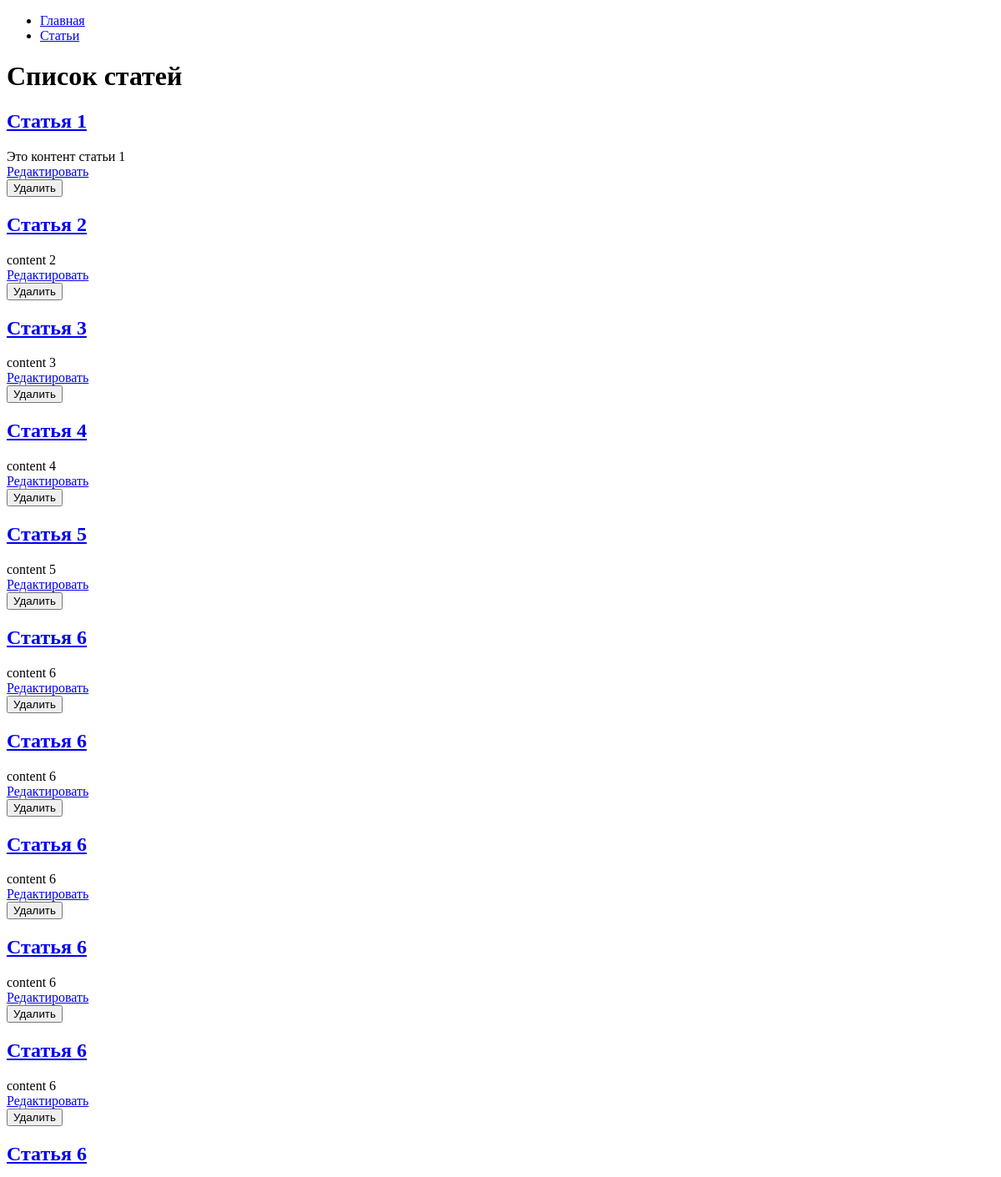
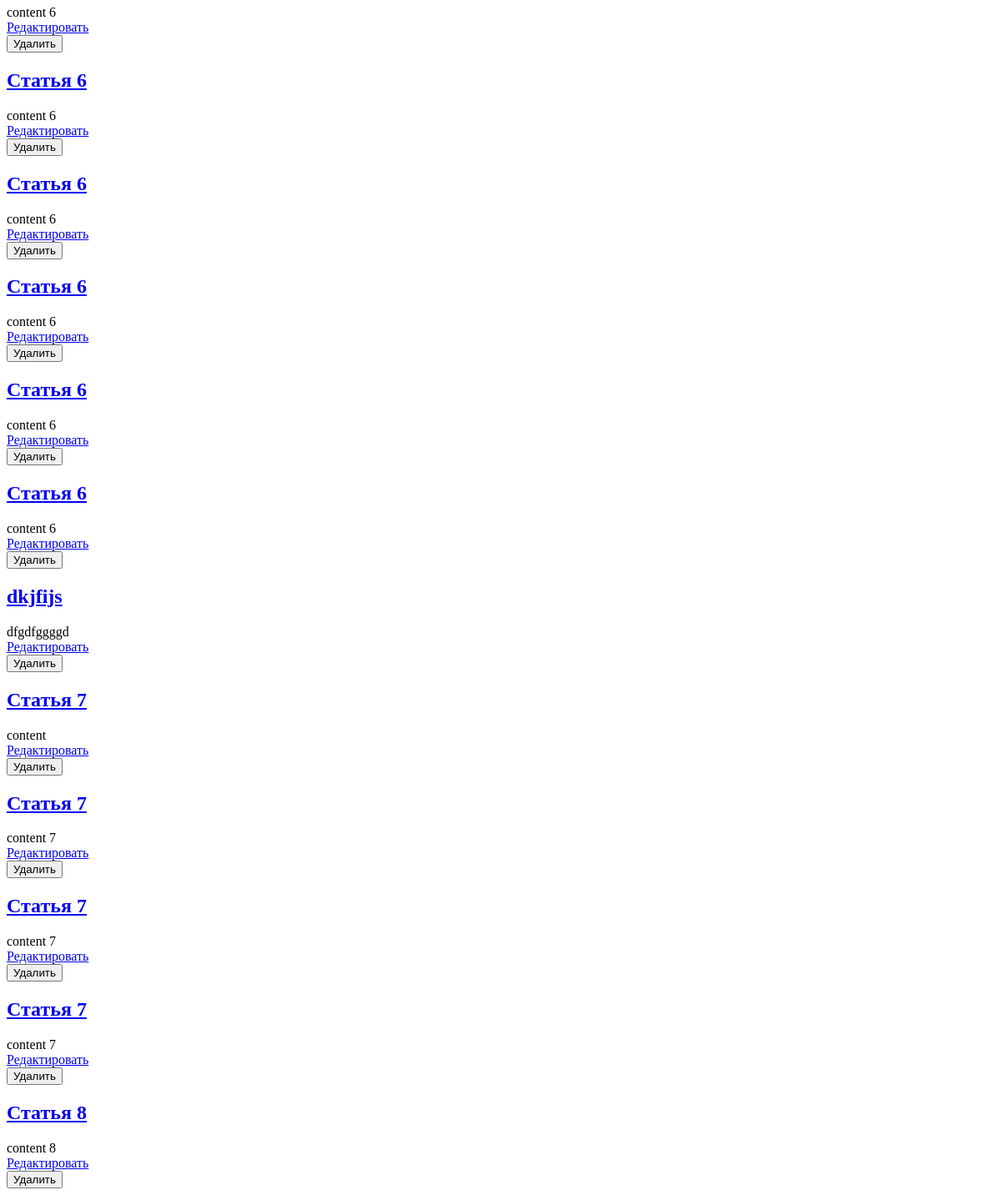
The page /articles/ on the database as committed earlier (2 pictures, top to bottom).
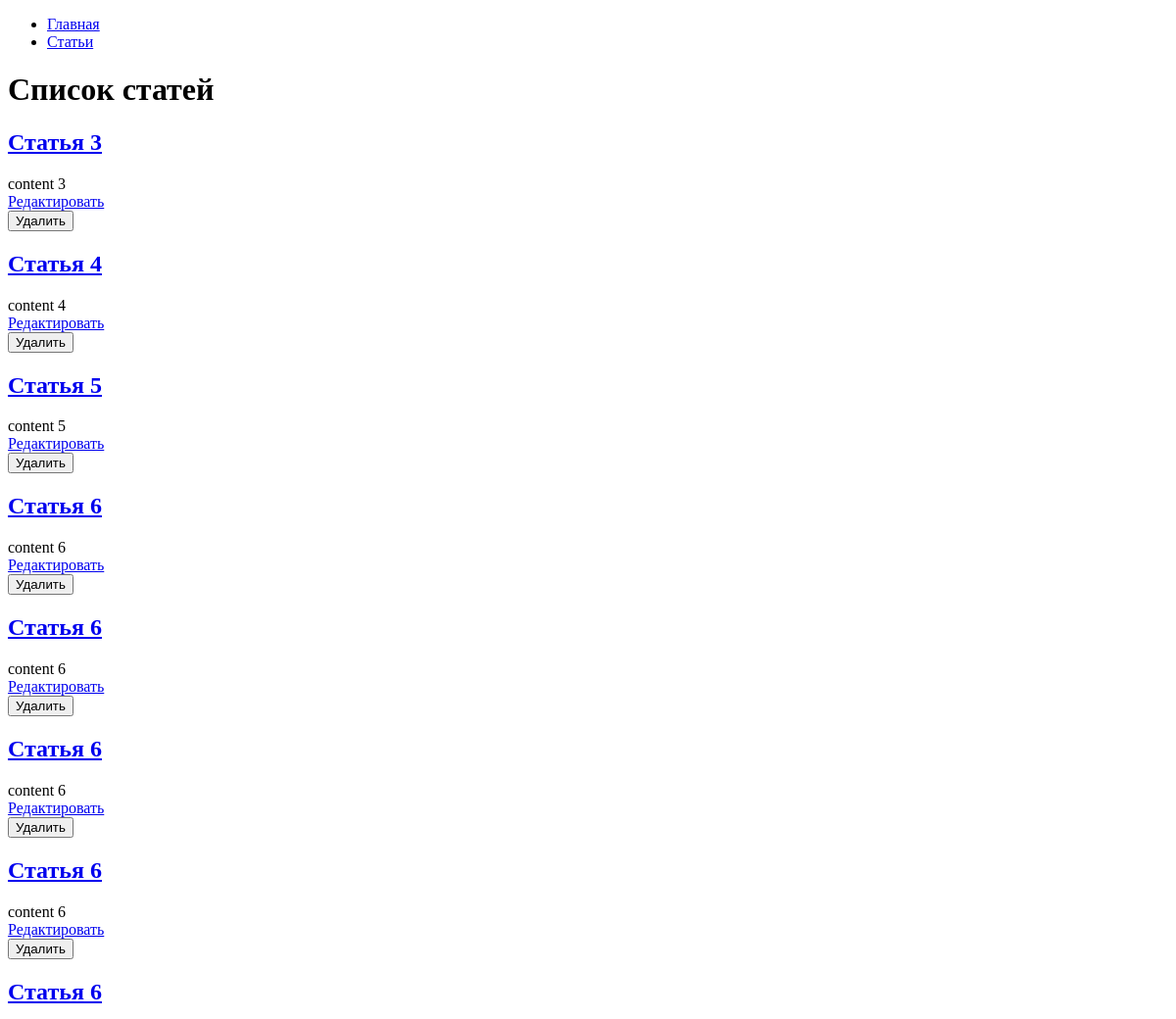
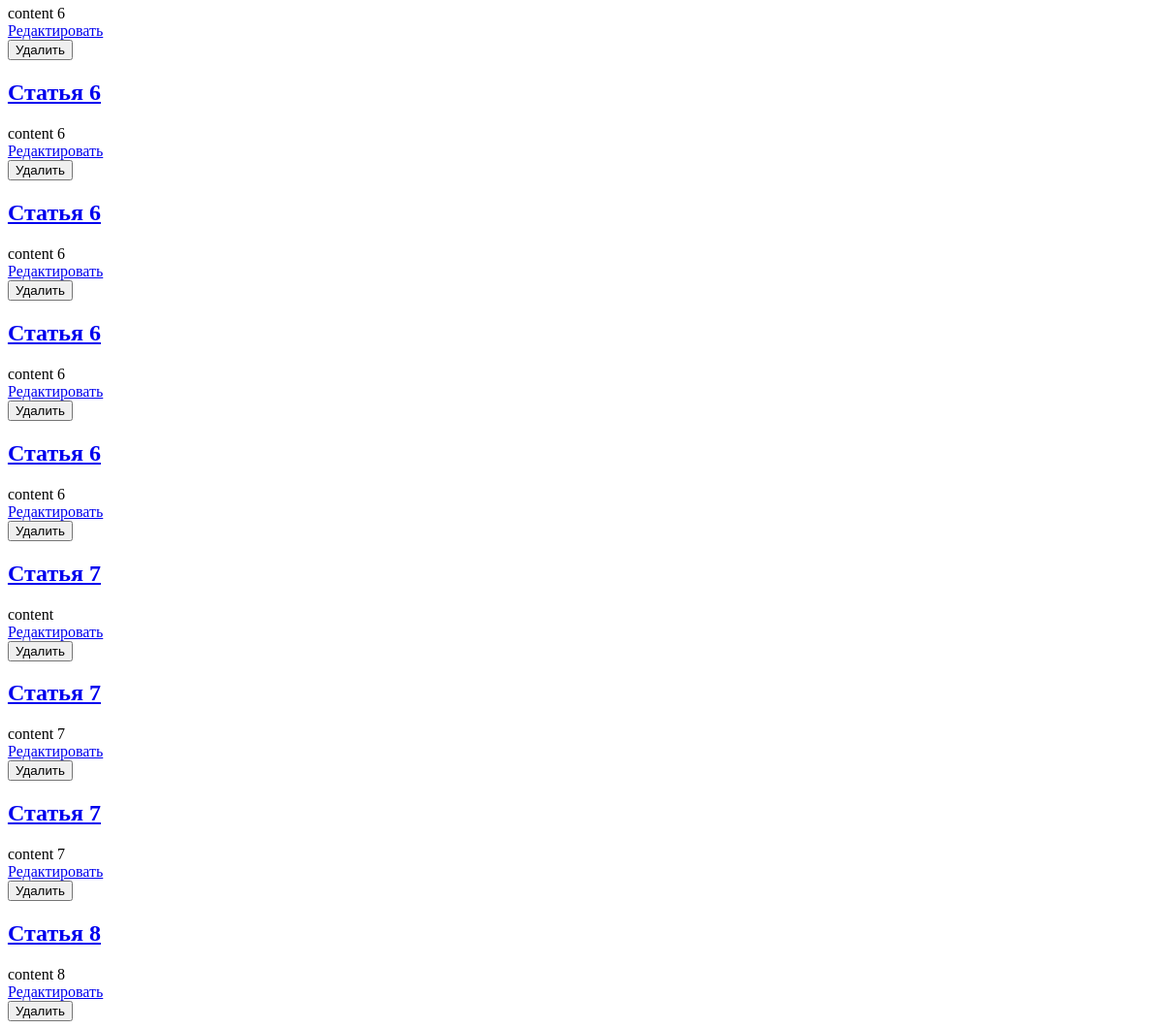
The same page on the database as committed later (2 pictures, top to bottom).
### hexlet_django_blog/article/models.py (models this page shows, shortened)
class Article(models.Model):
    name = models.CharField(max_length=200) #название статьи
    body = models.TextField() #тело статьи
    created_at = models.DateTimeField(auto_now_add=True) #для хранения даты и времени создания записи
    updated_at = models.DateTimeField(auto_now=True) #для хранения даты и времени последнего изменения записи

### hexlet_django_blog/article/views.py (the view)
# urls.py: path("", IndexView.as_view(), name='index'),
class IndexView(View):
    def get(self, request, *args, **kwargs):
        articles = Article.objects.all()[:25]
        return render(
            request,
            "articles/index.html",
            context={
                "articles": articles,
            },
        )

### hexlet_django_blog/templates/articles/index.html (shortened to what this page needs)
{% extends "base.html" %}
{% block content %}
    <h1>Список статей</h1>
    {% for article in articles %}
        <h2>
            <a href="{% url 'articles:article_detail' id=article.id %}">{{ article.name }}</a>
        </h2>
        <div>{{ article.body|slice:":200" }}</div>
        <a href="{% url 'articles:articles_update' article.id %}">Редактировать</a>
        <form action="{% url 'articles:articles_delete' article.id %}" method="post">
            <input type="submit" value="Удалить">
        </form>
    {% endfor %}
{% endblock %}

### hexlet_django_blog/templates/base.html (shortened to what this page needs)
<!DOCTYPE html>
<html lang="en">
<head>
</head>
<body>
<div id="sidebar">
    {% block sidebar %}
    <ul>
        <li><a href="{% url 'root' %}">Главная</a></li>
        <li><a href="{% url 'articles:index' %}">Статьи</a></li>
    </ul>
    {% endblock %}
</div>
<div id="content">
    {% block content %}{% endblock %}
</div>
</body>
</html>

Rows that differ between the two databases and show on the page:
removed Article: name "Статья 1", body "Это контент статьи 1"
removed Article: name "Статья 2", body "content 2"
removed Article: name "Статья 6", body "content 6"
removed Article: name "Статья 6", body "content 6"
removed Article: name "dkjfijs", body "dfgdfggggd"
removed Article: name "Статья 7", body "content 7"
